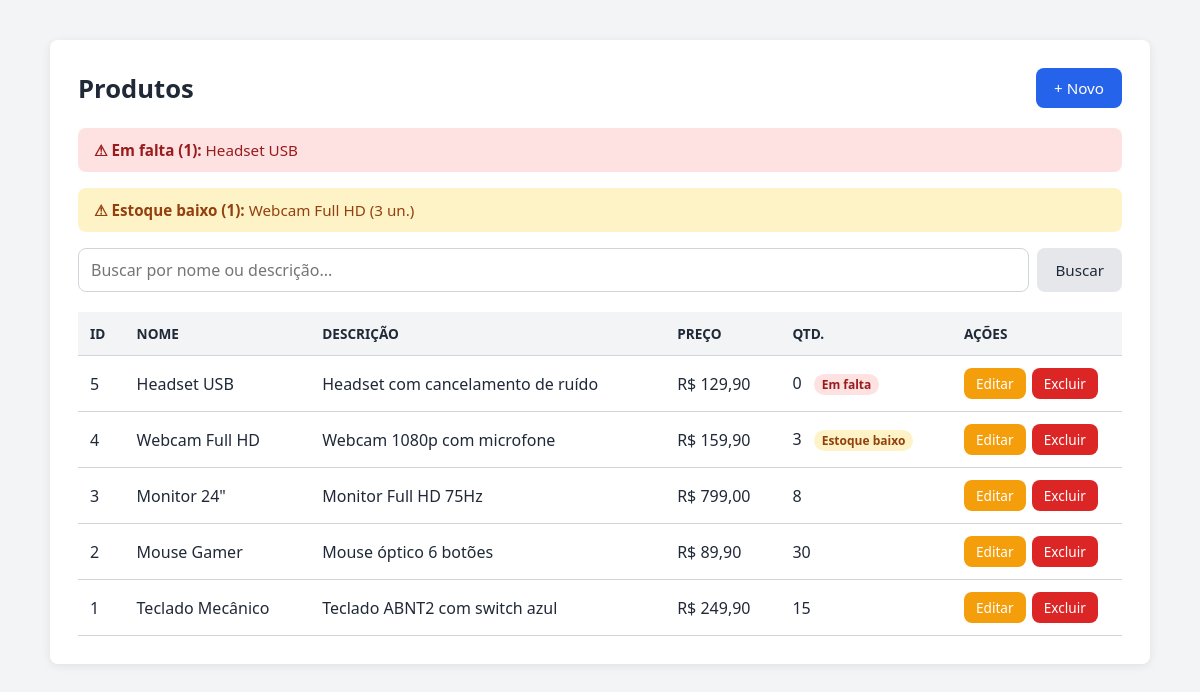
The page / on the database its author committed.
### tables this page shows
CREATE TABLE produtos (
  id          INT AUTO_INCREMENT PRIMARY KEY,
  nome        VARCHAR(100)   NOT NULL,
  descricao   VARCHAR(255)   NULL,
  preco       DECIMAL(10,2)  NOT NULL DEFAULT 0,
  quantidade  INT            NOT NULL DEFAULT 0,
  criado_em   TIMESTAMP      NOT NULL DEFAULT CURRENT_TIMESTAMP
);

### conexao.php (called while the page is built, shortened)
<?php
function e($valor) {
    return htmlspecialchars((string)$valor, ENT_QUOTES, 'UTF-8');
}

### index.php (the view, shortened to what this page needs)
<?php
require 'conexao.php';
$busca = trim($_GET['busca'] ?? '');
if ($busca !== '') {
  $stmt = $pdo->prepare("SELECT * FROM produtos WHERE nome LIKE :b OR descricao LIKE :b ORDER BY id DESC");
  $stmt->execute([':b' => "%$busca%"]);
} else {
  $stmt = $pdo->query("SELECT * FROM produtos ORDER BY id DESC");
}
$registros = $stmt->fetchAll();
$ALERTA_ESTOQUE_ATIVO = true;
$LIMITE_ESTOQUE_BAIXO = 5;
$emFalta = [];
$estoqueBaixo = [];
if ($ALERTA_ESTOQUE_ATIVO) {
  $stmtAlerta = $pdo->prepare(
    "SELECT nome, quantidade FROM produtos WHERE quantidade <= :limite ORDER BY quantidade, nome"
  );
  $stmtAlerta->execute([':limite' => $LIMITE_ESTOQUE_BAIXO]);
  foreach ($stmtAlerta->fetchAll() as $item) {
    if ((int) $item['quantidade'] <= 0) {
      $emFalta[] = $item['nome'];
    } else {
      $estoqueBaixo[] = $item['nome'] . ' (' . $item['quantidade'] . ' un.)';
    }
  }
}
?>
<!DOCTYPE html>
<html lang="pt-BR">
<head>
  <link rel="stylesheet" href="style.css">
</head>
<body>
  <main class="container">
    <header class="topo">
      <h1>Produtos</h1>
      <a href="form.php" class="btn btn-primary">+ Novo</a>
    </header>
    <?php if ($emFalta): ?>
      <div class="alerta erro">
        <strong>⚠ Em falta (<?= count($emFalta) ?>):</strong>
        <?= e(implode(', ', $emFalta)) ?>
      </div>
    <?php endif; ?>
    <?php if ($estoqueBaixo): ?>
      <div class="alerta aviso">
        <strong>⚠ Estoque baixo (<?= count($estoqueBaixo) ?>):</strong>
        <?= e(implode(', ', $estoqueBaixo)) ?>
      </div>
    <?php endif; ?>
    <form method="GET" class="busca">
      <input type="text" name="busca" placeholder="Buscar por nome ou descrição..." value="<?= e($busca) ?>">
      <button type="submit" class="btn btn-secondary">Buscar</button>
    </form>
    <div class="tabela-wrap">
      <table>
        <thead>
          <tr>
            <th>ID</th>
            <th>Nome</th>
            <th>Descrição</th>
            <th>Preço</th>
            <th>Qtd.</th>
            <th class="acoes-col">Ações</th>
          </tr>
        </thead>
        <tbody>
          <?php foreach ($registros as $r): ?>
            <tr>
              <td><?= $r['id'] ?></td>
              <td><?= e($r['nome']) ?></td>
              <td><?= e($r['descricao']) ?></td>
              <td>R$ <?= number_format($r['preco'], 2, ',', '.') ?></td>
              <td>
                <?= $r['quantidade'] ?>
                <?php if ($ALERTA_ESTOQUE_ATIVO): ?>
                  <?php if ((int) $r['quantidade'] <= 0): ?>
                    <span class="selo selo-falta">Em falta</span>
                  <?php elseif ((int) $r['quantidade'] <= $LIMITE_ESTOQUE_BAIXO): ?>
                    <span class="selo selo-baixo">Estoque baixo</span>
                  <?php endif; ?>
                <?php endif; ?>
              </td>
              <td class="acoes">
                <a href="form.php?id=<?= $r['id'] ?>" class="btn btn-small btn-edit">Editar</a>
                <form method="POST" action="excluir.php" onsubmit="return confirm('Excluir este registro?');">
                  <button type="submit" class="btn btn-small btn-danger">Excluir</button>
                </form>
              </td>
            </tr>
          <?php endforeach; ?>
        </tbody>
      </table>
    </div>
  </main>
</body>
</html>

### style.css (style rules this page uses)
:root { --cor-primaria: #2563eb; --cor-primaria-h: #1d4ed8; --cor-secundaria: #e5e7eb; --cor-secundaria-h: #d1d5db; --cor-perigo: #dc2626; --cor-edit: #f59e0b; --cor-fundo: #f3f4f6; --cor-card: #ffffff; --cor-texto: #1f2937; --cor-texto-suave: #6b7280; --cor-borda: #d1d5db; --raio: 8px; --fonte: 'Segoe UI', Arial, sans-serif; --fundo-pagina: var(--cor-fundo); --fundo-card: var(--cor-card); --borda-card: none; --sombra-card: 0 2px 10px rgba(0,0,0,.08); --blur-card: none; --fundo-primario: var(--cor-primaria); --fundo-primario-h: var(--cor-primaria-h); --texto-btn-primario: #ffffff; --texto-btn-sec: var(--cor-texto); --texto-btn-pequeno: #ffffff; --fundo-th: var(--cor-fundo); --texto-th: var(--cor-texto); --fundo-hover: #f9fafb; --fundo-input: #ffffff; --texto-input: #000000; --cor-placeholder: #757575; --anel-foco: rgba(37,99,235,.15); --sucesso-fundo: #dcfce7; --sucesso-texto: #166534; --erro-fundo: #fee2e2; --erro-texto: #991b1b; }
* { box-sizing: border-box; margin: 0; padding: 0; }
body { font-family: var(--fonte); background: var(--fundo-pagina); background-attachment: fixed; color: var(--cor-texto); min-height: 100vh; }
.container { max-width: 1100px; margin: 40px auto; background: var(--fundo-card); padding: 28px; border-radius: var(--raio); border: var(--borda-card); box-shadow: var(--sombra-card); -webkit-backdrop-filter: var(--blur-card); backdrop-filter: var(--blur-card); }
.topo { display: flex; justify-content: space-between; align-items: center; margin-bottom: 20px; }
h1 { font-size: 1.6rem; }
.btn { display: inline-block; padding: 10px 18px; border: none; border-radius: var(--raio); font-family: inherit; font-size: .95rem; cursor: pointer; text-decoration: none; transition: background .2s, transform .15s, box-shadow .15s; }
.btn-primary { background: var(--fundo-primario); color: var(--texto-btn-primario); }
.btn-secondary { background: var(--cor-secundaria); color: var(--texto-btn-sec); }
.btn-small { padding: 6px 12px; font-size: .85rem; color: var(--texto-btn-pequeno); }
.btn-edit { background: var(--cor-edit); }
.btn-danger { background: var(--cor-perigo); }
.alerta { padding: 12px 16px; border-radius: var(--raio); margin-bottom: 16px; font-size: .95rem; }
.alerta.erro { background: var(--erro-fundo); color: var(--erro-texto); }
.busca { display: flex; gap: 8px; margin-bottom: 20px; }
.busca input { flex: 1; }
.tabela-wrap { overflow-x: auto; }
table { width: 100%; border-collapse: collapse; }
th, td { padding: 12px; text-align: left; border-bottom: 1px solid var(--cor-borda); }
th { background: var(--fundo-th); color: var(--texto-th); font-size: .85rem; text-transform: uppercase; }
.acoes-col { width: 170px; }
.acoes { white-space: nowrap; }
.acoes .btn, .acoes form { display: inline-block; vertical-align: middle; }
.acoes form { margin-left: 2px; }
input[type="text"], input[type="number"], input[type="email"], input[type="password"], input[type="tel"], input[type="date"], input[type="time"], input[type="datetime-local"], input[type="url"], input[type="search"], select, textarea { width: 100%; padding: 10px 12px; border: 1px solid var(--cor-borda); border-radius: var(--raio); font-family: inherit; font-size: 1rem; background: var(--fundo-input); color: var(--texto-input); }
::placeholder { color: var(--cor-placeholder); opacity: 1; }
:root { --aviso-fundo: #fef3c7; --aviso-texto: #92400e; }
.alerta.aviso { background: var(--aviso-fundo); color: var(--aviso-texto); }
.selo { display: inline-block; margin-left: 8px; padding: 2px 8px; border-radius: 999px; font-size: .75rem; font-weight: 600; white-space: nowrap; }
.selo-falta { background: var(--erro-fundo); color: var(--erro-texto); }
.selo-baixo { background: var(--aviso-fundo); color: var(--aviso-texto); }

### rows shown on the page
produtos: id "5", nome "Headset USB", descricao "Headset com cancelamento de ruído", preco "129,90", quantidade "0", shows "Em falta"
produtos: id "4", nome "Webcam Full HD", descricao "Webcam 1080p com microfone", preco "159,90", quantidade "3", shows "Estoque baixo"
produtos: id "3", nome "Monitor 24\"", descricao "Monitor Full HD 75Hz", preco "799,00", quantidade "8"
produtos: id "2", nome "Mouse Gamer", descricao "Mouse óptico 6 botões", preco "89,90", quantidade "30"
produtos: id "1", nome "Teclado Mecânico", descricao "Teclado ABNT2 com switch azul", preco "249,90", quantidade "15"

### other values the page prints
count($emFalta) "1"
implode(', ', $emFalta) "Headset USB"
count($estoqueBaixo) "1"
implode(', ', $estoqueBaixo) "Webcam Full HD (3 un.)"
